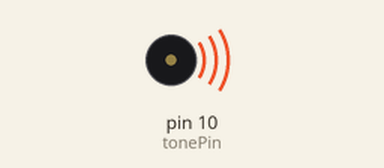
This sketch was run on a simulated Arduino Uno, built with avr-gcc and run on an emulated ATmega328P. Shown: buzzer (waves = sounding).

Above: at 0.2 s.
Timing chart, 0 to 5.2 s (numbered marks = the images above):
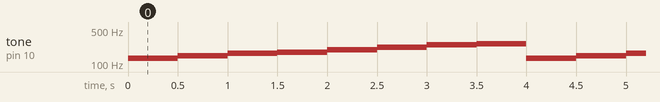

The sketch:

Bolum_2_Uyg_6.ino
```cpp
#define Do 131
      #define Re 147
       #define Mi 165
       #define Fa 175
       #define Sol 196
      #define La 220
#define Si 247
#define Do2 262
int tonePin =10;
void setup() {
  pinMode(tonePin, OUTPUT);
}
void loop() {
  tone(tonePin, Do, 500 );  delay(500);
  tone(tonePin, Re, 500 );delay(500);
tone(tonePin, Mi, 500 );delay(500);
tone(tonePin, Fa, 500 );delay(500);
tone(tonePin, Sol, 500 );delay(500);
tone(tonePin, La, 500 );delay(500);
tone(tonePin, Si, 500 );delay(500);
tone(tonePin, Do2, 500 );delay(500);}
```

Measured:
- by itself, tone on pin 10 (tonePin): repeats every 4.0 s: 147 Hz 0.50 s, 165 Hz 0.50 s, 175 Hz 0.50 s, 196 Hz 0.50 s, 220 Hz 0.50 s, 247 Hz 0.50 s, 262 Hz 0.50 s, 131 Hz 0.50 s
